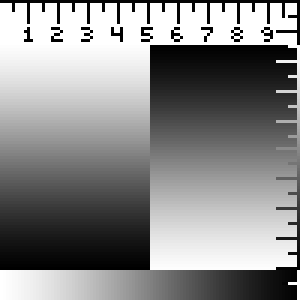
#> input picture IMG102_test_image_4_colors_328p/test.bmp, 100 x 100 px (shown 3 times larger)
$ python bmp2raw_img_4colors.py test.bmp
#> lines starting #> are read from the running program, lines starting #| are printed output that depends on the picture; after the words box and inside, x2 and y2 are one past the last pixel; in counts of white or black regions, pixels touching at a corner belong together
import cv2
import numpy as np
import sys
from numba import njit


@njit(cache=True)
def find_closest_color(value):
    closest = np.round(3 * value/255.0) * (255/3)
    return closest


@njit(cache=True)
def value_clip(value):
    if value > 255:
        value = 255
    elif value < 0:
        value = 0
    return value


@njit(cache=True)
def dithering_gray_fs(image_matrix):
    h = image_matrix.shape[0]
    w = image_matrix.shape[1]

    for y in range(0, h):
        for x in range(0, w):
            old_pixel = image_matrix[y, x]
            new_pixel = find_closest_color(old_pixel)
            image_matrix[y, x] = new_pixel
            quant_error = old_pixel-new_pixel

            if y < 99 and x < 99:
                image_matrix[y, x+1] = value_clip(image_matrix[y, x+1] + quant_error * 7 / 16.0)
                image_matrix[y+1, x-1] = value_clip(image_matrix[y+1, x-1] + quant_error * 3 / 16.0)
                image_matrix[y+1, x] = value_clip(image_matrix[y+1, x] + quant_error * 5 / 16.0)
                image_matrix[y+1, x+1] = value_clip(image_matrix[y+1, x+1] + quant_error * 1 / 16.0)

    return image_matrix


@njit(cache=True)
def img_to_raw_frame(input_img):
    raw_frame = np.zeros((100 * 2, 104), dtype=np.uint8)
    input_img = input_img >> 6  # Reduce bitdepth to 2-bit
    for y in range(input_img.shape[0]):
        for x in range(input_img.shape[1]):
            for i in range(2):
                raw_frame[y+input_img.shape[0] * i][x] = (input_img[y][x] >> i) % 2
    return raw_frame


@njit(cache=True)
def frame_to_byte_array(raw_frame):
    output_byte_array = np.zeros(int(raw_frame.shape[0] * raw_frame.shape[1] // 8), dtype=np.uint8)
    index = 0
    for y in range(0, raw_frame.shape[0]):
        for x in range(0, raw_frame.shape[1], 8):
            byte = 0
            for offset in range(0, 8):
                byte += raw_frame[y][x+offset] * (128 >> offset)
            output_byte_array[index] = ~byte
            index += 1
    return output_byte_array


def byte_array_to_hex(byte_array):
    with open("image_4.h", 'w') as output_file:
        output_file.write('static const uint8_t image[200][13] PROGMEM = {\n')
        counter = 0
        for i in byte_array:
            output_file.write(hex(i) + ', ')
            counter += 1
            if counter == 13:
                output_file.write('\n')
                counter = 0
        output_file.write('};\n')


if __name__ == "__main__":
    try:
        input_img = cv2.imread(sys.argv[1])
#> input_img is the input picture: shape (100, 100, 3); min 0, max 255, mean 138
    except Exception:
        print("No input file specified or something went wrong")
        sys.exit(1)
    input_img = cv2.resize(input_img, (100, 100), interpolation=cv2.INTER_AREA)
    input_img = cv2.cvtColor(input_img, cv2.COLOR_BGR2GRAY)
#> input_img: shape (100, 100)
    input_img = dithering_gray_fs(input_img)
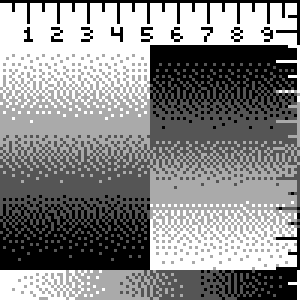
#> input_img: shape (100, 100) (shown 3 times larger); min 0, max 255, mean 136.4
    input_img = cv2.copyMakeBorder(input_img, 0, 0, 0, 4, cv2.BORDER_CONSTANT, value=[255, 255, 255])
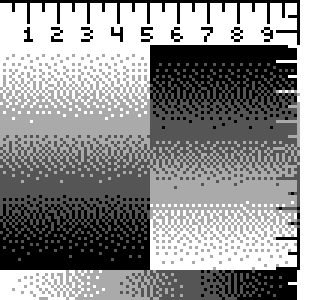
#> input_img: shape (100, 104) (shown 3 times larger); min 0, max 255, mean 141
    raw_frame = img_to_raw_frame(input_img)
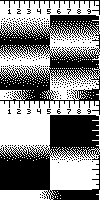
#> raw_frame: shape (200, 104); values 0 (black) and 1 (white), 55.2% white; 293 black regions (290 under 20 px), largest, box (x1, y1, x2, y2) and area: (0, 15, 100, 115) 4330, (0, 115, 100, 200) 4273, (0, 0, 100, 15) 219
    byte_array = frame_to_byte_array(raw_frame)
#> byte_array = 2600 values, max 255 at index 0, min 0 at index 52, mean 118.1
    byte_array_to_hex(byte_array)
#> the loop in byte_array_to_hex, `for i in byte_array:` made 2600 passes
#> i on passes 1 to 12: 255, 255, 255, 255, 255, 255, 255, 255, 255, 255, 255, 255
#> after the loop in byte_array_to_hex, `for i in byte_array:`: counter = 0
